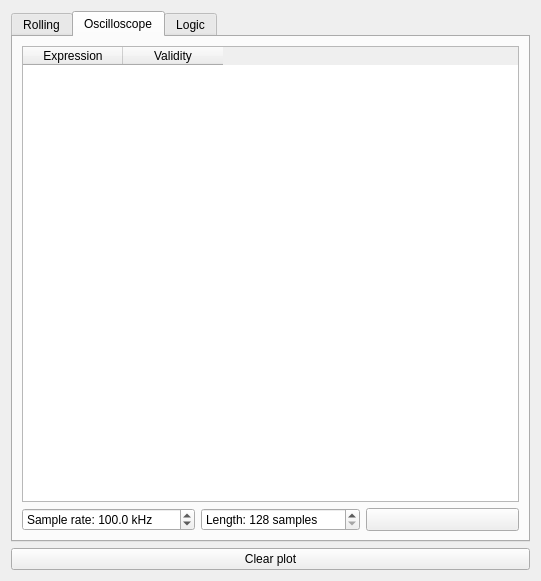
<?xml version="1.0" encoding="UTF-8"?>
<ui version="4.0">
 <class>ManualInputDialog</class>
 <widget class="QDialog" name="ManualInputDialog">
  <property name="geometry">
   <rect>
    <x>0</x>
    <y>0</y>
    <width>541</width>
    <height>581</height>
   </rect>
  </property>
  <property name="windowTitle">
   <string>Simulated data input</string>
  </property>
  <layout class="QVBoxLayout" name="verticalLayout_4">
   <item>
    <widget class="QTabWidget" name="tabWidget">
     <property name="currentIndex">
      <number>1</number>
     </property>
     <widget class="QWidget" name="Rolling">
      <attribute name="title">
       <string>Rolling</string>
      </attribute>
      <layout class="QVBoxLayout" name="verticalLayout">
       <item>
        <widget class="QTableWidget" name="tableWidgetRollingSetup">
         <property name="sizePolicy">
          <sizepolicy hsizetype="Preferred" vsizetype="Expanding">
           <horstretch>0</horstretch>
           <verstretch>0</verstretch>
          </sizepolicy>
         </property>
         <property name="sizeAdjustPolicy">
          <enum>QAbstractScrollArea::AdjustToContents</enum>
         </property>
         <property name="editTriggers">
          <set>QAbstractItemView::AllEditTriggers</set>
         </property>
         <property name="showDropIndicator" stdset="0">
          <bool>true</bool>
         </property>
         <property name="selectionMode">
          <enum>QAbstractItemView::NoSelection</enum>
         </property>
         <property name="selectionBehavior">
          <enum>QAbstractItemView::SelectRows</enum>
         </property>
         <property name="cornerButtonEnabled">
          <bool>false</bool>
         </property>
         <attribute name="horizontalHeaderCascadingSectionResizes">
          <bool>false</bool>
         </attribute>
         <attribute name="horizontalHeaderHighlightSections">
          <bool>false</bool>
         </attribute>
         <attribute name="horizontalHeaderStretchLastSection">
          <bool>false</bool>
         </attribute>
         <column>
          <property name="text">
           <string>Expression</string>
          </property>
         </column>
         <column>
          <property name="text">
           <string>Validity</string>
          </property>
         </column>
        </widget>
       </item>
       <item>
        <layout class="QHBoxLayout" name="horizontalLayout_2">
         <item>
          <widget class="QDoubleSpinBox" name="doubleSpinBoxRollingFreq">
           <property name="sizePolicy">
            <sizepolicy hsizetype="Minimum" vsizetype="Preferred">
             <horstretch>0</horstretch>
             <verstretch>0</verstretch>
            </sizepolicy>
           </property>
           <property name="prefix">
            <string>Sample rate: </string>
           </property>
           <property name="suffix">
            <string> Hz</string>
           </property>
           <property name="decimals">
            <number>1</number>
           </property>
           <property name="minimum">
            <double>0.100000000000000</double>
           </property>
           <property name="maximum">
            <double>1000.000000000000000</double>
           </property>
           <property name="value">
            <double>100.000000000000000</double>
           </property>
          </widget>
         </item>
         <item>
          <widget class="QDoubleSpinBox" name="doubleSpinBoxTimeScale">
           <property name="sizePolicy">
            <sizepolicy hsizetype="Minimum" vsizetype="Preferred">
             <horstretch>0</horstretch>
             <verstretch>0</verstretch>
            </sizepolicy>
           </property>
           <property name="prefix">
            <string>Time: </string>
           </property>
           <property name="suffix">
            <string>×</string>
           </property>
           <property name="decimals">
            <number>3</number>
           </property>
           <property name="minimum">
            <double>0.001000000000000</double>
           </property>
           <property name="maximum">
            <double>9999.000000000000000</double>
           </property>
           <property name="value">
            <double>1.000000000000000</double>
           </property>
          </widget>
         </item>
         <item>
          <widget class="QPushButton" name="pushButtonRolling">
           <property name="sizePolicy">
            <sizepolicy hsizetype="Preferred" vsizetype="Preferred">
             <horstretch>0</horstretch>
             <verstretch>0</verstretch>
            </sizepolicy>
           </property>
           <property name="minimumSize">
            <size>
             <width>0</width>
             <height>0</height>
            </size>
           </property>
           <property name="maximumSize">
            <size>
             <width>16777215</width>
             <height>16777215</height>
            </size>
           </property>
           <property name="font">
            <font>
             <pointsize>8</pointsize>
            </font>
           </property>
           <property name="toolTip">
            <string>Running (click to pause)</string>
           </property>
           <property name="text">
            <string/>
           </property>
           <property name="icon">
            <iconset resource="../../resources.qrc">
             <normaloff>:/images/icons/run.png</normaloff>:/images/icons/run.png</iconset>
           </property>
           <property name="iconSize">
            <size>
             <width>50</width>
             <height>25</height>
            </size>
           </property>
          </widget>
         </item>
         <item>
          <widget class="QPushButton" name="pushButtonRollingResetTime">
           <property name="sizePolicy">
            <sizepolicy hsizetype="Preferred" vsizetype="Preferred">
             <horstretch>0</horstretch>
             <verstretch>0</verstretch>
            </sizepolicy>
           </property>
           <property name="text">
            <string>Reset Time</string>
           </property>
          </widget>
         </item>
        </layout>
       </item>
      </layout>
     </widget>
     <widget class="QWidget" name="Osc">
      <attribute name="title">
       <string>Oscilloscope</string>
      </attribute>
      <layout class="QVBoxLayout" name="verticalLayout_2">
       <item>
        <widget class="QTableWidget" name="tableWidgetOscSetup">
         <property name="sizePolicy">
          <sizepolicy hsizetype="Preferred" vsizetype="Expanding">
           <horstretch>0</horstretch>
           <verstretch>0</verstretch>
          </sizepolicy>
         </property>
         <property name="sizeAdjustPolicy">
          <enum>QAbstractScrollArea::AdjustToContents</enum>
         </property>
         <property name="editTriggers">
          <set>QAbstractItemView::AllEditTriggers</set>
         </property>
         <property name="showDropIndicator" stdset="0">
          <bool>true</bool>
         </property>
         <property name="selectionMode">
          <enum>QAbstractItemView::NoSelection</enum>
         </property>
         <property name="selectionBehavior">
          <enum>QAbstractItemView::SelectRows</enum>
         </property>
         <property name="cornerButtonEnabled">
          <bool>false</bool>
         </property>
         <attribute name="horizontalHeaderCascadingSectionResizes">
          <bool>false</bool>
         </attribute>
         <attribute name="horizontalHeaderHighlightSections">
          <bool>false</bool>
         </attribute>
         <attribute name="horizontalHeaderStretchLastSection">
          <bool>false</bool>
         </attribute>
         <column>
          <property name="text">
           <string>Expression</string>
          </property>
         </column>
         <column>
          <property name="text">
           <string>Validity</string>
          </property>
         </column>
        </widget>
       </item>
       <item>
        <layout class="QHBoxLayout" name="horizontalLayout_3">
         <item>
          <widget class="QDoubleSpinBox" name="doubleSpinBoxOscFs">
           <property name="sizePolicy">
            <sizepolicy hsizetype="Minimum" vsizetype="Preferred">
             <horstretch>0</horstretch>
             <verstretch>0</verstretch>
            </sizepolicy>
           </property>
           <property name="prefix">
            <string>Sample rate: </string>
           </property>
           <property name="suffix">
            <string> kHz</string>
           </property>
           <property name="decimals">
            <number>1</number>
           </property>
           <property name="minimum">
            <double>1.000000000000000</double>
           </property>
           <property name="maximum">
            <double>1000000.000000000000000</double>
           </property>
           <property name="value">
            <double>100.000000000000000</double>
           </property>
          </widget>
         </item>
         <item>
          <widget class="QSpinBox" name="spinBoxOscLen">
           <property name="sizePolicy">
            <sizepolicy hsizetype="Minimum" vsizetype="Preferred">
             <horstretch>0</horstretch>
             <verstretch>0</verstretch>
            </sizepolicy>
           </property>
           <property name="suffix">
            <string> samples</string>
           </property>
           <property name="prefix">
            <string>Length: </string>
           </property>
           <property name="minimum">
            <number>128</number>
           </property>
           <property name="maximum">
            <number>1000000</number>
           </property>
           <property name="singleStep">
            <number>128</number>
           </property>
          </widget>
         </item>
         <item>
          <widget class="QPushButton" name="pushButtonOsc">
           <property name="sizePolicy">
            <sizepolicy hsizetype="Preferred" vsizetype="Preferred">
             <horstretch>0</horstretch>
             <verstretch>0</verstretch>
            </sizepolicy>
           </property>
           <property name="minimumSize">
            <size>
             <width>0</width>
             <height>0</height>
            </size>
           </property>
           <property name="maximumSize">
            <size>
             <width>16777215</width>
             <height>16777215</height>
            </size>
           </property>
           <property name="font">
            <font>
             <pointsize>8</pointsize>
            </font>
           </property>
           <property name="toolTip">
            <string>Running (click to pause)</string>
           </property>
           <property name="text">
            <string/>
           </property>
           <property name="icon">
            <iconset resource="../../resources.qrc">
             <normaloff>:/images/icons/run.png</normaloff>:/images/icons/run.png</iconset>
           </property>
           <property name="iconSize">
            <size>
             <width>50</width>
             <height>25</height>
            </size>
           </property>
          </widget>
         </item>
        </layout>
       </item>
      </layout>
     </widget>
     <widget class="QWidget" name="logic">
      <attribute name="title">
       <string>Logic</string>
      </attribute>
      <layout class="QVBoxLayout" name="verticalLayout_3">
       <item>
        <widget class="QPushButton" name="pushButton">
         <property name="text">
          <string>8-bit Counting</string>
         </property>
        </widget>
       </item>
       <item>
        <spacer name="verticalSpacer">
         <property name="orientation">
          <enum>Qt::Vertical</enum>
         </property>
         <property name="sizeHint" stdset="0">
          <size>
           <width>20</width>
           <height>461</height>
          </size>
         </property>
        </spacer>
       </item>
      </layout>
     </widget>
    </widget>
   </item>
   <item>
    <widget class="QPushButton" name="pushButtonClearAll">
     <property name="text">
      <string>Clear plot</string>
     </property>
    </widget>
   </item>
  </layout>
 </widget>
 <resources>
  <include location="../../resources.qrc"/>
 </resources>
 <connections/>
</ui>
